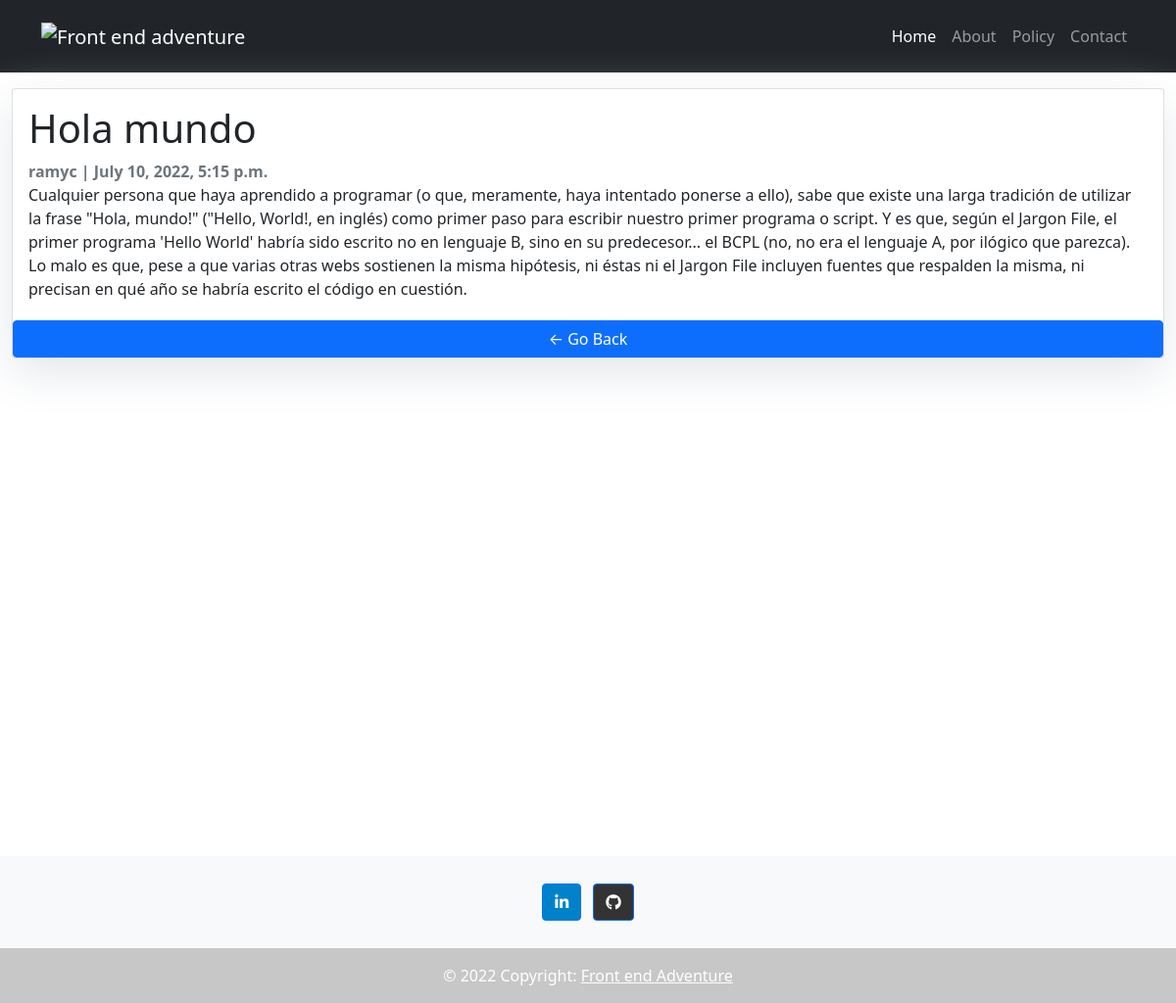
The app's page /hola-mundo/ with its own data.
### front_end_adv_site/models.py (models this page shows, shortened)
class Post(models.Model):
    title = models.CharField(max_length=200, unique=True)
    slug = models.SlugField(max_length=200, unique=True)
    author = models.ForeignKey(User, on_delete= models.CASCADE,related_name='blog_posts')
    updated_on = models.DateTimeField(auto_now= True)
    content = models.TextField()
    image: models.ImageField(upload_to='users/%Y/%m/%d/', blank=True)
    created_on = models.DateTimeField(auto_now_add=True)
    status = models.IntegerField(choices=STATUS, default=0)
    category = models.IntegerField(choices=CATEGORY, default=0)
    class Meta:
        verbose_name = 'ADVENTURE POST'
        verbose_name_plural = 'ADVENTURES POSTS'
        ordering = ["-created_on"]

### front_end_adv_site/views.py (the view)
# urls.py: path('<slug:slug>/', views.PostDetails.as_view(), name = 'post_detail'),
class PostDetails(generic.DetailView):
    model = Post
    template_name = 'post_details.html'

### front_end_adv_site/templates/post_details.html (shortened to what this page needs)
<!DOCTYPE html>
<html>
  <head>
    <link rel="stylesheet" href="" />
  </head>
  <body>
    {% extends 'base.html' %} {% block content %}
    <div class="container-fluid vh-100 d-flex justify-content-center">
      <div class="">
        <div class="card mb-12 mt-3">
          <div class="card-body">
            <h1>{% block title %} {{ object.title }} {% endblock title %}</h1>
            <strong class="text-muted"
              >{{ post.author }} | {{ post.created_on }}</strong
            >
            <p class="card-text">{{ object.content | safe }}</p>
          </div>
          <a href="{% url 'home' %}" class="btn btn-primary mt-1"
            >&larr; Go Back</a
          >
        </div>
      </div>
    </div>
    {% endblock content %}

### front_end_adv_site/templates/base.html (style rules this page uses)
.card { box-shadow: 0 16px 48px #e3e7eb; }

### records on screen
Post: title "Hola mundo", author "ramyc", created_on "July 10, 2022, 5:15 p.m.", content "Cualquier persona que haya aprendido a programar (o que, meramente, haya intentado ponerse a ello), sabe que existe una larga tradición de utilizar la frase \"Hola, mundo!\" (\"Hello, World!, en inglés) como primer paso para escribir nuestro primer programa o script. Y es que, según el Jargon File, el primer programa 'Hello World' habría sido escrito no en lenguaje B, sino en su predecesor... el BCPL (no, no era el lenguaje A, por ilógico que parezca). Lo malo es que, pese a que varias otras webs sostienen la misma hipótesis, ni éstas ni el Jargon File incluyen fuentes que respalden la misma, ni precisan en qué año se habría escrito el código en cuestión."
